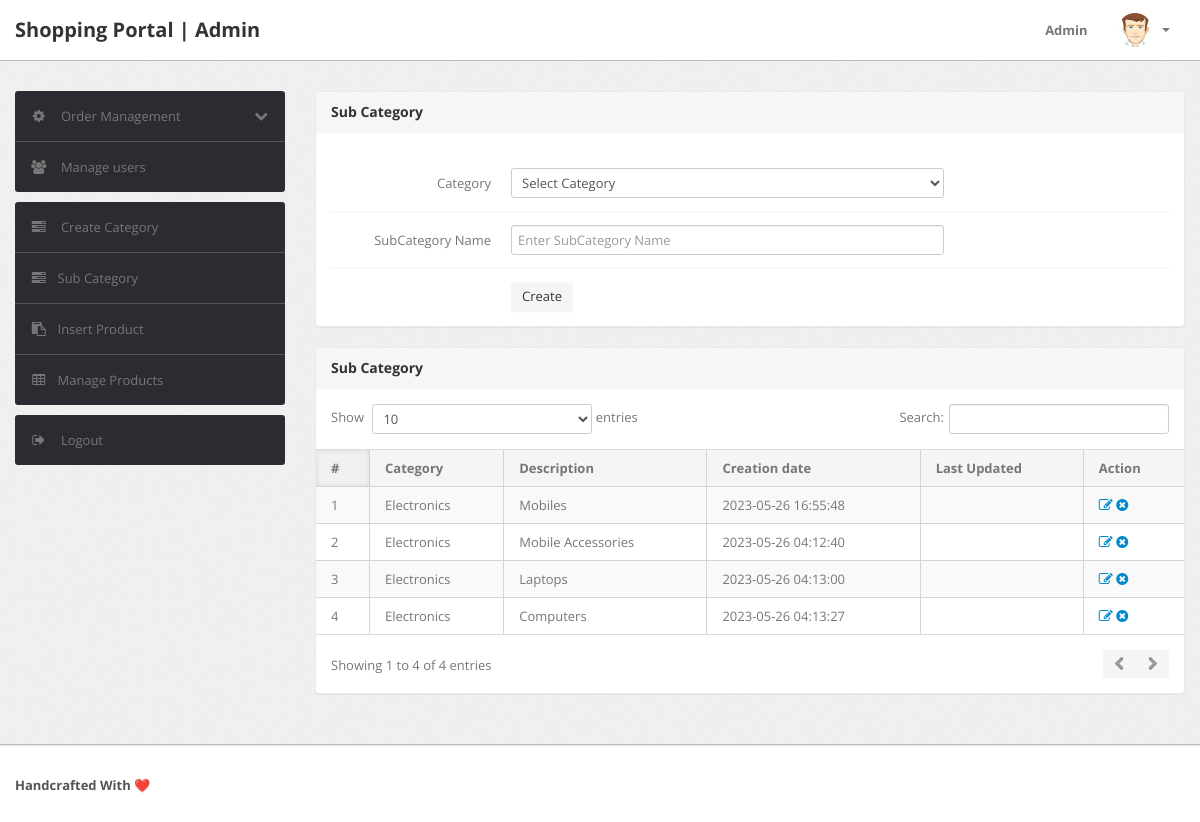
/shopping/admin/subcategory.php (signed in), run on the app's committed database.
### tables this page shows
CREATE TABLE `subcategory` (
  `id` int(11) NOT NULL,
  `categoryid` int(11) DEFAULT NULL,
  `subcategory` varchar(255) DEFAULT NULL,
  `creationDate` timestamp NULL DEFAULT current_timestamp(),
  `updationDate` varchar(255) DEFAULT NULL
);

CREATE TABLE `category` (
  `id` int(11) NOT NULL,
  `categoryName` varchar(255) DEFAULT NULL,
  `categoryDescription` longtext DEFAULT NULL,
  `creationDate` timestamp NOT NULL DEFAULT current_timestamp(),
  `updationDate` varchar(255) DEFAULT NULL
);

### shopping/admin/subcategory.php (the view, shortened to what this page needs)
<?php
include('include/config.php');
if(strlen($_SESSION['alogin'])==0)
	{
header('location:index.php');
}
else{
?>
<!DOCTYPE html>
<html lang="en">
<head>
	<link type="text/css" href="bootstrap/css/bootstrap.min.css" rel="stylesheet">
	<link type="text/css" href="bootstrap/css/bootstrap-responsive.min.css" rel="stylesheet">
	<link type="text/css" href="css/theme.css" rel="stylesheet">
	<link type="text/css" href="images/icons/css/font-awesome.css" rel="stylesheet">
</head>
<body>
<?php include('include/header.php');?>
	<div class="wrapper">
		<div class="container">
			<div class="row">
<?php include('include/sidebar.php');?>
			<div class="span9">
					<div class="content">
						<div class="module">
							<div class="module-head">
								<h3>Sub Category</h3>
							</div>
							<div class="module-body">
									<br />
			<form class="form-horizontal row-fluid" name="subcategory" method="post" >
<div class="control-group">
<label class="control-label" for="basicinput">Category</label>
<div class="controls">
<select name="category" class="span8 tip" required>
<option value="">Select Category</option>
</select>
</div>
</div>
<div class="control-group">
<label class="control-label" for="basicinput">SubCategory Name</label>
<div class="controls">
<input type="text" placeholder="Enter SubCategory Name"  name="subcategory" class="span8 tip" required>
</div>
</div>
	<div class="control-group">
											<div class="controls">
												<button type="submit" name="submit" class="btn">Create</button>
											</div>
										</div>
									</form>
							</div>
						</div>
	<div class="module">
							<div class="module-head">
								<h3>Sub Category</h3>
							</div>
							<div class="module-body table">
								<table cellpadding="0" cellspacing="0" border="0" class="datatable-1 table table-bordered table-striped	 display" width="100%">
									<thead>
										<tr>
											<th>#</th>
											<th>Category</th>
											<th>Description</th>
											<th>Creation date</th>
											<th>Last Updated</th>
											<th>Action</th>
										</tr>
									</thead>
									<tbody>
<?php $query=mysqli_query($con,"select subcategory.id,category.categoryName,subcategory.subcategory,subcategory.creationDate,subcategory.updationDate from subcategory join category on category.id=subcategory.categoryid");
$cnt=1;
while($row=mysqli_fetch_array($query))
{
?>
										<tr>
											<td><?php echo htmlentities($cnt);?></td>
											<td><?php echo htmlentities($row['categoryName']);?></td>
											<td><?php echo htmlentities($row['subcategory']);?></td>
											<td> <?php echo htmlentities($row['creationDate']);?></td>
											<td><?php echo htmlentities($row['updationDate']);?></td>
											<td>
											<a href="edit-subcategory.php?id=<?php echo $row['id']?>" ><i class="icon-edit"></i></a>
											<a href="subcategory.php?id=<?php echo $row['id']?>&del=delete" onClick="return confirm('Are you sure you want to delete?')"><i class="icon-remove-sign"></i></a></td>
										</tr>
										<?php $cnt=$cnt+1; } ?>
								</table>
							</div>
						</div>
					</div>
				</div>
			</div>
		</div>
	</div>
<?php include('include/footer.php');?>
</body>
<?php } ?>

### data on the page
subcategory: categoryid.categoryName "Electronics", subcategory "Mobiles", creationDate "2023-05-26 16:55:48"
subcategory: categoryid.categoryName "Electronics", subcategory "Mobile Accessories", creationDate "2023-05-26 04:12:40"
subcategory: categoryid.categoryName "Electronics", subcategory "Laptops", creationDate "2023-05-26 04:13:00"
subcategory: categoryid.categoryName "Electronics", subcategory "Computers", creationDate "2023-05-26 04:13:27"
